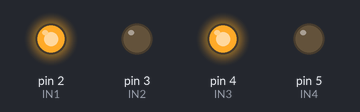
Simulated run of this sketch. Board: Arduino Uno, built with avr-gcc and run on an emulated ATmega328P. On the bench: output pins drawn as LEDs (lit = HIGH).

Above: at 0.1 s.
Timing chart, 0 to 1.6 s (numbered marks = the images above):
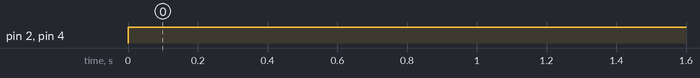

The sketch:

boat.ino
```cpp
/*How to make a Bluetooth control boat using Arduino
  RX Engineering
*/

#define IN1 2
#define IN2 3
#define IN3 4
#define IN4 5

void setup() {
  Serial.begin(9600);
  pinMode(IN1, OUTPUT);
  pinMode(IN2, OUTPUT);
  pinMode(IN3, OUTPUT);
  pinMode(IN4, OUTPUT);
}

void loop() {
  forward();
  /*if (Serial.available() > 0) {
    int value = Serial.read();
    Serial.println(value);

    if (value == 70) {
      forward();
    } else if (value == 66) {
      backward();
    } else if (value == 76) {
      left();
    } else if (value == 82) {
      right();
    } else {
      Stop();
    }
  }*/
}

void forward() {
  digitalWrite(IN1, HIGH);
  digitalWrite(IN2, LOW);
  digitalWrite(IN3, HIGH);
  digitalWrite(IN4, LOW);
}
void backward() {
  digitalWrite(IN1, LOW);
  digitalWrite(IN2, HIGH);
  digitalWrite(IN3, LOW);
  digitalWrite(IN4, HIGH);
}
void left() {
  digitalWrite(IN1, LOW);
  digitalWrite(IN2, HIGH);
  digitalWrite(IN3, HIGH);
  digitalWrite(IN4, LOW);
}
void right() {
  digitalWrite(IN1, HIGH);
  digitalWrite(IN2, LOW);
  digitalWrite(IN3, LOW);
  digitalWrite(IN4, HIGH);
}
void Stop() {
  digitalWrite(IN1, LOW);
  digitalWrite(IN2, LOW);
  digitalWrite(IN3, LOW);
  digitalWrite(IN4, LOW);
}
```

Measured:
- by itself, pin 2 (IN1), pin 4 (IN3): LOW → HIGH at 0.00 s
